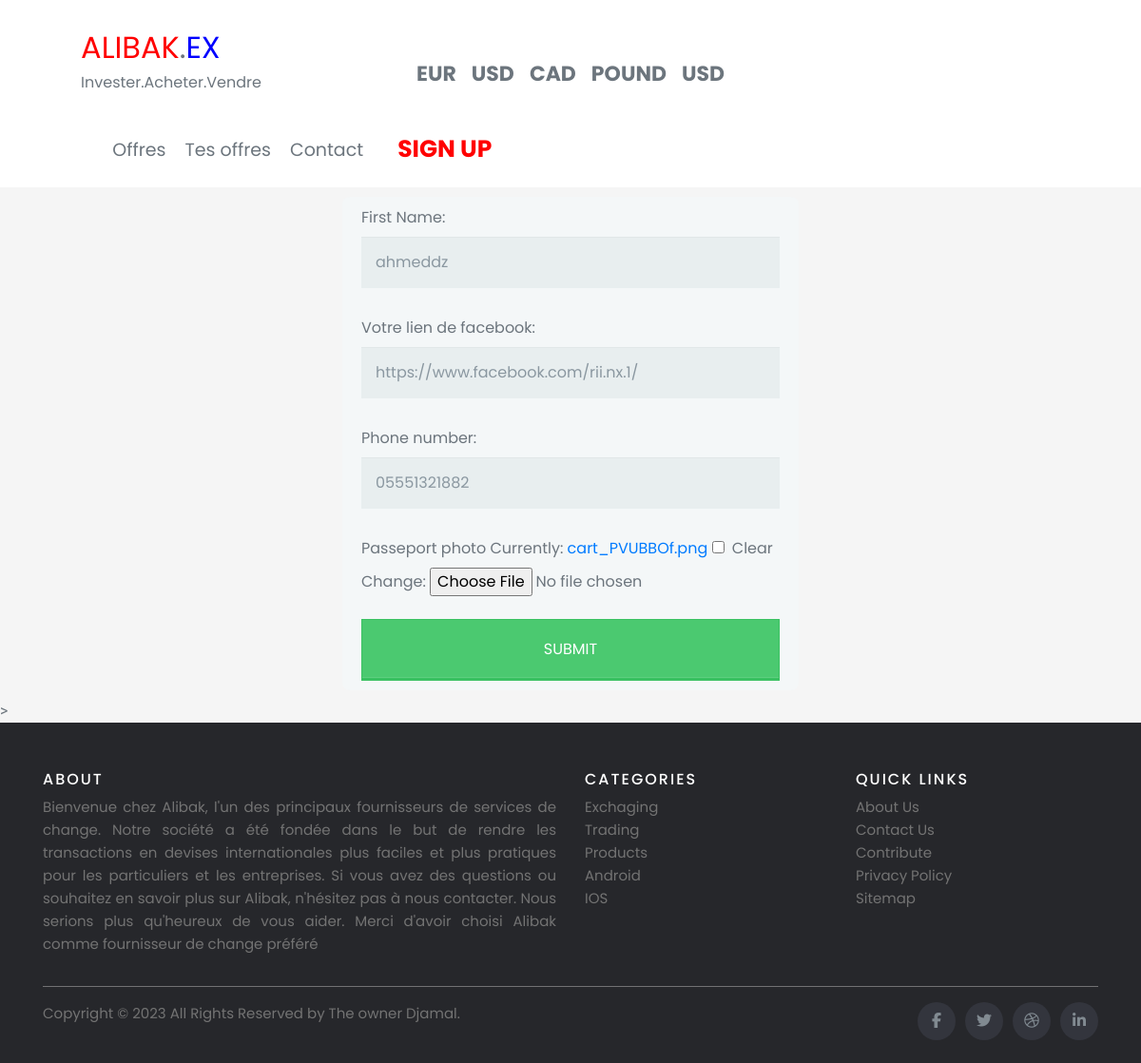
Before: /settings (signed in) with the older database file.
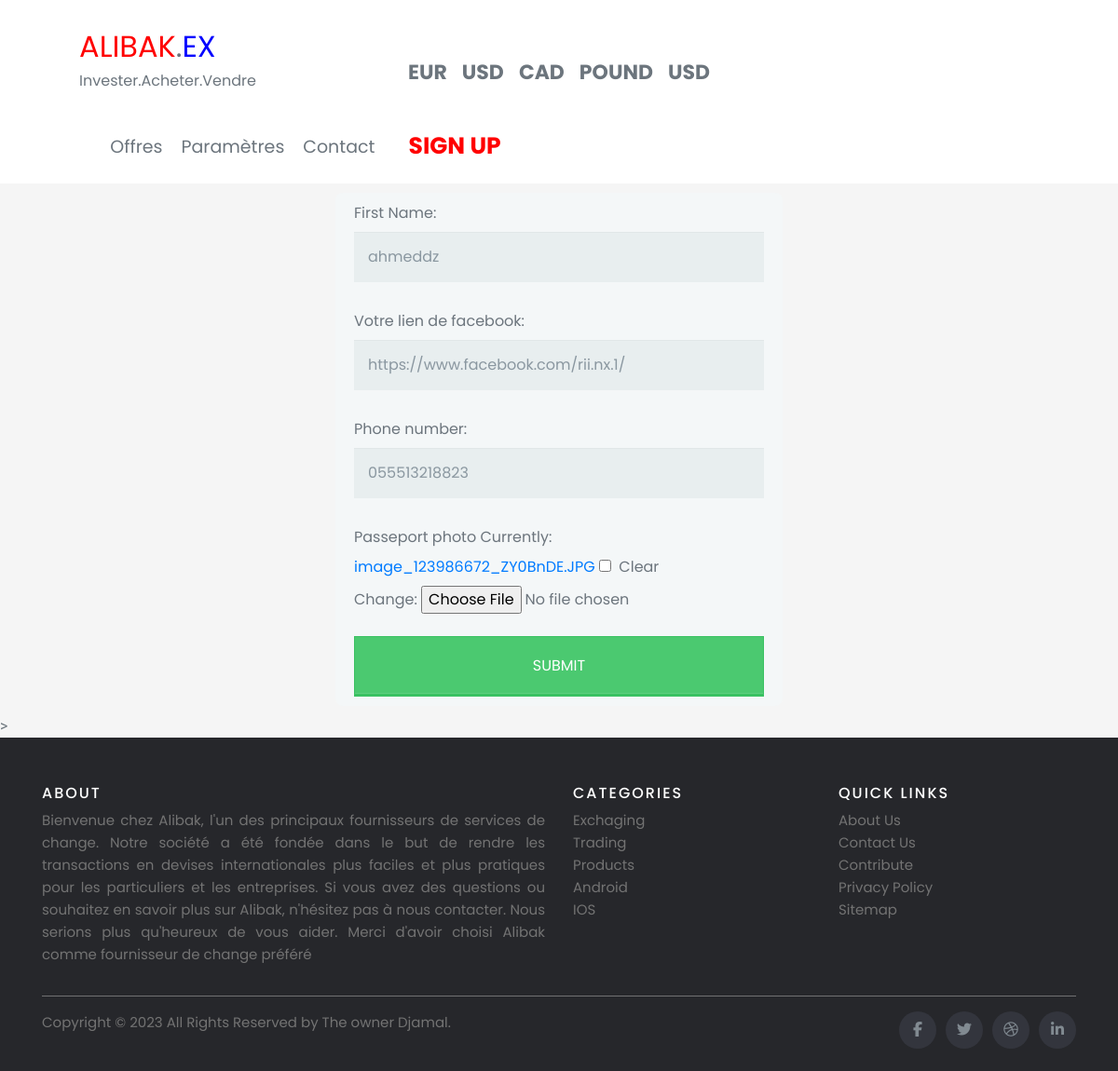
After: the same page with the newer database file.
### offers/models.py (models this page shows, shortened)
class Customer(models.Model):
    user = models.OneToOneField(User, null=True, blank=True, on_delete=models.CASCADE)
    Card = models.ImageField(null=True, blank=True)
    face_picture = models.ImageField(null=True, blank=True)
    name = models.CharField(max_length=200, null=True)
    phone = models.CharField(max_length=200, null=True)
    email = models.CharField(max_length=200, null=True, blank=True)
    LinkFb = models.CharField(max_length=200, null=True, blank=True)
    date_created = models.DateTimeField(auto_now_add=True, null=True)
    approved = models.BooleanField(default=False)

### offers/decorators.py (the view)
        def wrapper_func(request, *args, **kwargs):
            group = None
            if request.user.groups.exists():
                group = request.user.groups.all()[0].name
            if group in allowed_roles:
                return view_func(request, *args, **kwargs)
            else:
                return HttpResponse("you are not authorized to view this page")

### offers/forms.py
class CustomerForm(ModelForm):
    class Meta:
        model = Customer
        fields = ['LinkFb', 'phone', 'name', 'Card']
        exclude = ['user']

### offers/views.py (called while the page is built)
@login_required(login_url='login')
@allowed_users(allowed_roles=['customer'])
def accountSettings(request):
    customer = request.user.customer
    form = CustomerForm(instance=customer)
    if request.method == "POST":
        form = CustomerForm(request.POST, request.FILES, instance=customer)
        if form.is_valid():
            form.save()
            return redirect("welcome")
    context = {'form': form}
    return render(request, 'offers/account_settings.html', context)

### offers/templates/offers/account_settings.html (shortened to what this page needs)
{% load static %}
<!DOCTYPE html>
<html lang="en">
<head>
 <link rel="stylesheet" href="https://cdn.jsdelivr.net/npm/bootstrap@4.6.2/dist/css/bootstrap.min.css">
    {% load static %}
        <link rel="stylesheet" href="https://codepen.io/gymratpacks/pen/VKzBEp#0">
    </head>
    <body>
    {%  include 'offers/navbar.html' %}
      <div class="row">
    <div class="col-md-12">
      <form id="register-form" method="post" action="{% url 'settings' %}" enctype="multipart/form-data">
          <div id="step-1" class="form-step">
      <label for="first-name">First Name:</label>
      {{form.name}}
      <br>
      <label for="first-name">Votre lien de facebook:</label>
      {{form.LinkFb}}
      <br>
      <label for="last-name">Phone number:</label>
      {{form.phone}}
      <br>
      <label for="last-name">Passeport photo</label>
      {{form.Card}}
      <br>
    </div>
          <br>
      <button type="submit" name="submit">SUBMIT</button>
    </div>
      </div>>
    {%  include 'offers/footer.html' %}
    </body>
</html>

Changed rows visible on the page:
changed Customer "ahmeddz": approved True → False (drawn); phone "05551321882" → "055513218823"
Other visible differences:
text no longer shown: "Currently: cart_PVUBBOf.png Clear Change: Tes offres"
text now shown: "Paramètres Currently: image_123986672_ZY0BnDE.JPG Clear Change:"
